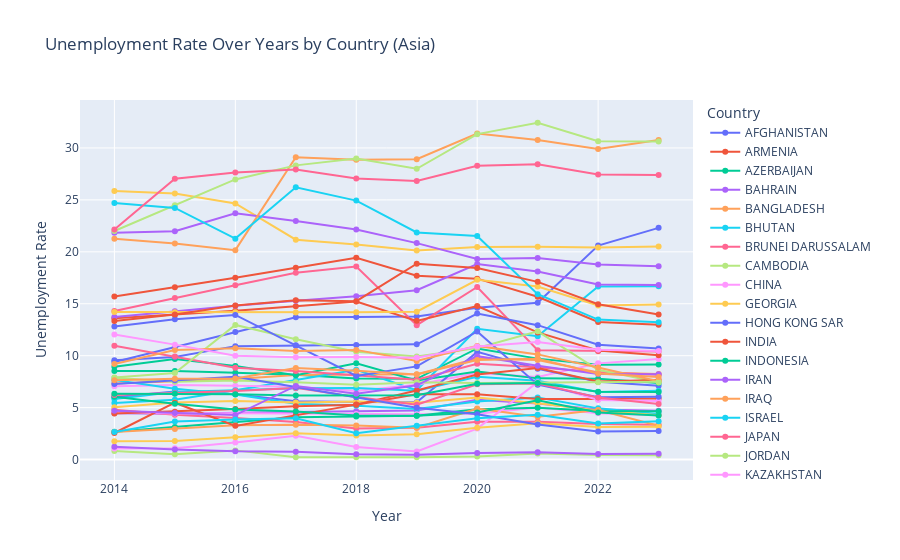

Here is the notebook cell this chart was saved with:
### Code cell
# Plotting Unemployment Rate Against Time for Every Country

# Filter Unemployment Rate columns
unemp_cols = [col for col in asia_mean_reset.columns if 'Unemployment Rate' in col]

# Reshape the DataFrame
unemp_long = asia_mean_reset.melt(id_vars=['Country'], 
                          value_vars=unemp_cols, 
                          var_name='Year', 
                          value_name='Unemployment Rate')

# Extract the year from the column name
unemp_long['Year'] = unemp_long['Year'].str.extract(r'\[(\d{4})\]').astype(int)

fig = px.line(unemp_long, x='Year', y='Unemployment Rate', color='Country',
              labels={'GDP Growth Rate': 'GDP Growth Rate (%)', 'Year': 'Year'},
              title='Unemployment Rate Over Years by Country (Asia)')

# Show the plot
fig.update_traces(mode='lines+markers')
fig.show()

# Insights: 
# Staggered levels of unemployment rates across different countries. Jordan, Iraq and Yemen are on the higher rates spectrum while Cambodia and Qatar are on the lower end. 
# Countries with higher unemployment may face challenges like conflict, limited industrial development, or reliance on informal sectors, while those with lower unemployment, 
# like Cambodia and Qatar, may benefit from strong economic growth, job creation.
# In Qatar’s case, a significant influx of foreign labor driving employment.

### Figure 1 — Plotly figure (JSON) as saved in the notebook; plotly's stock layout.template omitted (floating-point values rounded to 4 significant figures)
{"data": [{"hovertemplate": "Country=AFGHANISTAN<br>Year=%{x}<br>Unemployment Rate=%{y}<extra></extra>", "legendgroup": "AFGHANISTAN", "line": {"color": "#636efa", "dash": "solid"}, "marker": {"symbol": "circle"}, "mode": "lines+markers", "name": "AFGHANISTAN", "orientation": "v", "showlegend": true, "type": "scatter", "x": [2014, 2015, 2016, 2017, 2018, 2019, 2020, 2021, 2022, 2023], "xaxis": "x", "y": [9.396, 10.84, 12.28, 13.7, 13.73, 13.77, 14.62, 15.09, 20.6, 22.31], "yaxis": "y"}, {"hovertemplate": "Country=ARMENIA<br>Year=%{x}<br>Unemployment Rate=%{y}<extra></extra>", "legendgroup": "ARMENIA", "line": {"color": "#EF553B", "dash": "solid"}, "marker": {"symbol": "circle"}, "mode": "lines+markers", "name": "ARMENIA", "orientation": "v", "showlegend": true, "type": "scatter", "x": [2014, 2015, 2016, 2017, 2018, 2019, 2020, 2021, 2022, 2023], "xaxis": "x", "y": [15.7, 16.59, 17.5, 18.46, 19.43, 17.7, 17.42, 15.67, 13.25, 12.98], "yaxis": "y"}, {"hovertemplate": "Country=AZERBAIJAN<br>Year=%{x}<br>Unemployment Rate=%{y}<extra></extra>", "legendgroup": "AZERBAIJAN", "line": {"color": "#00cc96", "dash": "solid"}, "marker": {"symbol": "circle"}, "mode": "lines+markers", "name": "AZERBAIJAN", "orientation": "v", "showlegend": true, "type": "scatter", "x": [2014, 2015, 2016, 2017, 2018, 2019, 2020, 2021, 2022, 2023], "xaxis": "x", "y": [8.522, 8.528, 8.367, 8.17, 7.813, 7.775, 10.7, 9.718, 9.141, 9.149], "yaxis": "y"}, {"hovertemplate": "Country=BAHRAIN<br>Year=%{x}<br>Unemployment Rate=%{y}<extra></extra>", "legendgroup": "BAHRAIN", "line": {"color": "#ab63fa", "dash": "solid"}, "marker": {"symbol": "circle"}, "mode": "lines+markers", "name": "BAHRAIN", "orientation": "v", "showlegend": true, "type": "scatter", "x": [2014, 2015, 2016, 2017, 2018, 2019, 2020, 2021, 2022, 2023], "xaxis": "x", "y": [4.456, 4.41, 4.506, 4.589, 4.661, 4.724, 5.766, 5.399, 4.818, 4.71], "yaxis": "y"}, {"hovertemplate": "Country=BANGLADESH<br>Year=%{x}<br>Unemployment Rate=%{y}<extra></extra>", "legendgroup": "BANGLADESH", "line": {"color": "#FFA15A", "dash": "solid"}, "marker": {"symbol": "circle"}, "mode": "lines+markers", "name": "BANGLADESH", "orientation": "v", "showlegend": true, "type": "scatter", "x": [2014, 2015, 2016, 2017, 2018, 2019, 2020, 2021, 2022, 2023], "xaxis": "x", "y": [7.334, 7.554, 7.754, 8.141, 8.169, 8.211, 9.723, 9.593, 8.395, 8.242], "yaxis": "y"}, {"hovertemplate": "Country=BHUTAN<br>Year=%{x}<br>Unemployment Rate=%{y}<extra></extra>", "legendgroup": "BHUTAN", "line": {"color": "#19d3f3", "dash": "solid"}, "marker": {"symbol": "circle"}, "mode": "lines+markers", "name": "BHUTAN", "orientation": "v", "showlegend": true, "type": "scatter", "x": [2014, 2015, 2016, 2017, 2018, 2019, 2020, 2021, 2022, 2023], "xaxis": "x", "y": [5.444, 5.758, 6.681, 7.642, 8.641, 6.676, 12.6, 11.88, 16.66, 16.69], "yaxis": "y"}, {"hovertemplate": "Country=BRUNEI DARUSSALAM<br>Year=%{x}<br>Unemployment Rate=%{y}<extra></extra>", "legendgroup": "BRUNEI DARUSSALAM", "line": {"color": "#FF6692", "dash": "solid"}, "marker": {"symbol": "circle"}, "mode": "lines+markers", "name": "BRUNEI DARUSSALAM", "orientation": "v", "showlegend": true, "type": "scatter", "x": [2014, 2015, 2016, 2017, 2018, 2019, 2020, 2021, 2022, 2023], "xaxis": "x", "y": [14.31, 15.57, 16.79, 17.98, 18.58, 12.94, 16.61, 10.53, 10.44, 10.4], "yaxis": "y"}, {"hovertemplate": "Country=CAMBODIA<br>Year=%{x}<br>Unemployment Rate=%{y}<extra></extra>", "legendgroup": "CAMBODIA", "line": {"color": "#B6E880", "dash": "solid"}, "marker": {"symbol": "circle"}, "mode": "lines+markers", "name": "CAMBODIA", "orientation": "v", "showlegend": true, "type": "scatter", "x": [2014, 2015, 2016, 2017, 2018, 2019, 2020, 2021, 2022, 2023], "xaxis": "x", "y": [0.8193, 0.5242, 0.8855, 0.2295, 0.2263, 0.2245, 0.3008, 0.5875, 0.444, 0.4142], "yaxis": "y"}, {"hovertemplate": "Country=CHINA<br>Year=%{x}<br>Unemployment Rate=%{y}<extra></extra>", "legendgroup": "CHINA", "line": {"color": "#FF97FF", "dash": "solid"}, "marker": {"symbol": "circle"}, "mode": "lines+markers", "name": "CHINA", "orientation": "v", "showlegend": true, "type": "scatter", "x": [2014, 2015, 2016, 2017, 2018, 2019, 2020, 2021, 2022, 2023], "xaxis": "x", "y": [7.054, 7.173, 7.104, 7.011, 6.606, 7.197, 8.333, 7.953, 9.262, 9.691], "yaxis": "y"}, {"hovertemplate": "Country=GEORGIA<br>Year=%{x}<br>Unemployment Rate=%{y}<extra></extra>", "legendgroup": "GEORGIA", "line": {"color": "#FECB52", "dash": "solid"}, "marker": {"symbol": "circle"}, "mode": "lines+markers", "name": "GEORGIA", "orientation": "v", "showlegend": true, "type": "scatter", "x": [2014, 2015, 2016, 2017, 2018, 2019, 2020, 2021, 2022, 2023], "xaxis": "x", "y": [25.86, 25.62, 24.65, 21.17, 20.71, 20.12, 20.47, 20.49, 20.42, 20.51], "yaxis": "y"}, {"hovertemplate": "Country=HONG KONG SAR<br>Year=%{x}<br>Unemployment Rate=%{y}<extra></extra>", "legendgroup": "HONG KONG SAR", "line": {"color": "#636efa", "dash": "solid"}, "marker": {"symbol": "circle"}, "mode": "lines+markers", "name": "HONG KONG SAR", "orientation": "v", "showlegend": true, "type": "scatter", "x": [2014, 2015, 2016, 2017, 2018, 2019, 2020, 2021, 2022, 2023], "xaxis": "x", "y": [6.003, 6.566, 6.3, 5.62, 5.551, 5.517, 10.37, 8.739, 7.497, 7.11], "yaxis": "y"}, {"hovertemplate": "Country=INDIA<br>Year=%{x}<br>Unemployment Rate=%{y}<extra></extra>", "legendgroup": "INDIA", "line": {"color": "#EF553B", "dash": "solid"}, "marker": {"symbol": "circle"}, "mode": "lines+markers", "name": "INDIA", "orientation": "v", "showlegend": true, "type": "scatter", "x": [2014, 2015, 2016, 2017, 2018, 2019, 2020, 2021, 2022, 2023], "xaxis": "x", "y": [13.61, 13.95, 14.34, 14.76, 15.21, 13.36, 14.79, 12.24, 10.51, 10.05], "yaxis": "y"}, {"hovertemplate": "Country=INDONESIA<br>Year=%{x}<br>Unemployment Rate=%{y}<extra></extra>", "legendgroup": "INDONESIA", "line": {"color": "#00cc96", "dash": "solid"}, "marker": {"symbol": "circle"}, "mode": "lines+markers", "name": "INDONESIA", "orientation": "v", "showlegend": true, "type": "scatter", "x": [2014, 2015, 2016, 2017, 2018, 2019, 2020, 2021, 2022, 2023], "xaxis": "x", "y": [8.926, 9.676, 9.017, 8.128, 9.278, 7.624, 8.486, 7.818, 7.787, 7.367], "yaxis": "y"}, {"hovertemplate": "Country=IRAN<br>Year=%{x}<br>Unemployment Rate=%{y}<extra></extra>", "legendgroup": "IRAN", "line": {"color": "#ab63fa", "dash": "solid"}, "marker": {"symbol": "circle"}, "mode": "lines+markers", "name": "IRAN", "orientation": "v", "showlegend": true, "type": "scatter", "x": [2014, 2015, 2016, 2017, 2018, 2019, 2020, 2021, 2022, 2023], "xaxis": "x", "y": [21.84, 21.98, 23.71, 22.97, 22.15, 20.84, 19.32, 19.41, 18.77, 18.61], "yaxis": "y"}, {"hovertemplate": "Country=IRAQ<br>Year=%{x}<br>Unemployment Rate=%{y}<extra></extra>", "legendgroup": "IRAQ", "line": {"color": "#FFA15A", "dash": "solid"}, "marker": {"symbol": "circle"}, "mode": "lines+markers", "name": "IRAQ", "orientation": "v", "showlegend": true, "type": "scatter", "x": [2014, 2015, 2016, 2017, 2018, 2019, 2020, 2021, 2022, 2023], "xaxis": "x", "y": [21.27, 20.79, 20.16, 29.1, 28.88, 28.92, 31.39, 30.76, 29.91, 30.76], "yaxis": "y"}, {"hovertemplate": "Country=ISRAEL<br>Year=%{x}<br>Unemployment Rate=%{y}<extra></extra>", "legendgroup": "ISRAEL", "line": {"color": "#19d3f3", "dash": "solid"}, "marker": {"symbol": "circle"}, "mode": "lines+markers", "name": "ISRAEL", "orientation": "v", "showlegend": true, "type": "scatter", "x": [2014, 2015, 2016, 2017, 2018, 2019, 2020, 2021, 2022, 2023], "xaxis": "x", "y": [7.667, 6.819, 6.265, 5.373, 5.191, 4.876, 5.602, 5.974, 4.93, 4.378], "yaxis": "y"}, {"hovertemplate": "Country=JAPAN<br>Year=%{x}<br>Unemployment Rate=%{y}<extra></extra>", "legendgroup": "JAPAN", "line": {"color": "#FF6692", "dash": "solid"}, "marker": {"symbol": "circle"}, "mode": "lines+markers", "name": "JAPAN", "orientation": "v", "showlegend": true, "type": "scatter", "x": [2014, 2015, 2016, 2017, 2018, 2019, 2020, 2021, 2022, 2023], "xaxis": "x", "y": [4.807, 4.319, 4.012, 3.621, 3.002, 3.058, 3.643, 3.633, 3.417, 3.345], "yaxis": "y"}, {"hovertemplate": "Country=JORDAN<br>Year=%{x}<br>Unemployment Rate=%{y}<extra></extra>", "legendgroup": "JORDAN", "line": {"color": "#B6E880", "dash": "solid"}, "marker": {"symbol": "circle"}, "mode": "lines+markers", "name": "JORDAN", "orientation": "v", "showlegend": true, "type": "scatter", "x": [2014, 2015, 2016, 2017, 2018, 2019, 2020, 2021, 2022, 2023], "xaxis": "x", "y": [22.01, 24.49, 26.97, 28.32, 28.99, 28.0, 31.33, 32.43, 30.64, 30.62], "yaxis": "y"}, {"hovertemplate": "Country=KAZAKHSTAN<br>Year=%{x}<br>Unemployment Rate=%{y}<extra></extra>", "legendgroup": "KAZAKHSTAN", "line": {"color": "#FF97FF", "dash": "solid"}, "marker": {"symbol": "circle"}, "mode": "lines+markers", "name": "KAZAKHSTAN", "orientation": "v", "showlegend": true, "type": "scatter", "x": [2014, 2015, 2016, 2017, 2018, 2019, 2020, 2021, 2022, 2023], "xaxis": "x", "y": [4.548, 4.437, 4.47, 4.424, 4.396, 4.372, 4.418, 5.009, 4.462, 4.264], "yaxis": "y"}, {"hovertemplate": "Country=KOREA, REPUBLIC OF<br>Year=%{x}<br>Unemployment Rate=%{y}<extra></extra>", "legendgroup": "KOREA, REPUBLIC OF", "line": {"color": "#FECB52", "dash": "solid"}, "marker": {"symbol": "circle"}, "mode": "lines+markers", "name": "KOREA, REPUBLIC OF", "orientation": "v", "showlegend": true, "type": "scatter", "x": [2014, 2015, 2016, 2017, 2018, 2019, 2020, 2021, 2022, 2023], "xaxis": "x", "y": [5.042, 5.5, 5.636, 5.496, 5.602, 5.475, 5.976, 5.425, 4.723, 4.258], "yaxis": "y"}, {"hovertemplate": "Country=KUWAIT<br>Year=%{x}<br>Unemployment Rate=%{y}<extra></extra>", "legendgroup": "KUWAIT", "line": {"color": "#636efa", "dash": "solid"}, "marker": {"symbol": "circle"}, "mode": "lines+markers", "name": "KUWAIT", "orientation": "v", "showlegend": true, "type": "scatter", "x": [2014, 2015, 2016, 2017, 2018, 2019, 2020, 2021, 2022, 2023], "xaxis": "x", "y": [9.556, 9.881, 10.92, 10.97, 11.03, 11.1, 14.06, 12.94, 11.06, 10.7], "yaxis": "y"}, {"hovertemplate": "Country=KYRGYZSTAN<br>Year=%{x}<br>Unemployment Rate=%{y}<extra></extra>", "legendgroup": "KYRGYZSTAN", "line": {"color": "#EF553B", "dash": "solid"}, "marker": {"symbol": "circle"}, "mode": "lines+markers", "name": "KYRGYZSTAN", "orientation": "v", "showlegend": true, "type": "scatter", "x": [2014, 2015, 2016, 2017, 2018, 2019, 2020, 2021, 2022, 2023], "xaxis": "x", "y": [4.428, 4.612, 4.865, 5.14, 5.283, 6.293, 6.3, 5.839, 5.822, 5.883], "yaxis": "y"}, {"hovertemplate": "Country=LAO P.D.R.<br>Year=%{x}<br>Unemployment Rate=%{y}<extra></extra>", "legendgroup": "LAO P.D.R.", "line": {"color": "#00cc96", "dash": "solid"}, "marker": {"symbol": "circle"}, "mode": "lines+markers", "name": "LAO P.D.R.", "orientation": "v", "showlegend": true, "type": "scatter", "x": [2014, 2015, 2016, 2017, 2018, 2019, 2020, 2021, 2022, 2023], "xaxis": "x", "y": [2.676, 3.133, 3.607, 4.084, 4.149, 4.228, 4.836, 4.998, 4.674, 4.654], "yaxis": "y"}, {"hovertemplate": "Country=LEBANON<br>Year=%{x}<br>Unemployment Rate=%{y}<extra></extra>", "legendgroup": "LEBANON", "line": {"color": "#ab63fa", "dash": "solid"}, "marker": {"symbol": "circle"}, "mode": "lines+markers", "name": "LEBANON", "orientation": "v", "showlegend": true, "type": "scatter", "x": [2014, 2015, 2016, 2017, 2018, 2019, 2020, 2021, 2022, 2023], "xaxis": "x", "y": [13.73, 14.27, 14.8, 15.29, 15.73, 16.3, 18.83, 18.1, 16.87, 16.81], "yaxis": "y"}, {"hovertemplate": "Country=MACAO SAR<br>Year=%{x}<br>Unemployment Rate=%{y}<extra></extra>", "legendgroup": "MACAO SAR", "line": {"color": "#FFA15A", "dash": "solid"}, "marker": {"symbol": "circle"}, "mode": "lines+markers", "name": "MACAO SAR", "orientation": "v", "showlegend": true, "type": "scatter", "x": [2014, 2015, 2016, 2017, 2018, 2019, 2020, 2021, 2022, 2023], "xaxis": "x", "y": [2.645, 2.946, 3.299, 3.359, 3.285, 3.068, 4.918, 4.133, 4.774, 3.257], "yaxis": "y"}, {"hovertemplate": "Country=MALAYSIA<br>Year=%{x}<br>Unemployment Rate=%{y}<extra></extra>", "legendgroup": "MALAYSIA", "line": {"color": "#19d3f3", "dash": "solid"}, "marker": {"symbol": "circle"}, "mode": "lines+markers", "name": "MALAYSIA", "orientation": "v", "showlegend": true, "type": "scatter", "x": [2014, 2015, 2016, 2017, 2018, 2019, 2020, 2021, 2022, 2023], "xaxis": "x", "y": [5.838, 6.515, 6.664, 6.871, 6.902, 6.63, 7.977, 7.598, 6.497, 6.634], "yaxis": "y"}, {"hovertemplate": "Country=MALDIVES<br>Year=%{x}<br>Unemployment Rate=%{y}<extra></extra>", "legendgroup": "MALDIVES", "line": {"color": "#FF6692", "dash": "solid"}, "marker": {"symbol": "circle"}, "mode": "lines+markers", "name": "MALDIVES", "orientation": "v", "showlegend": true, "type": "scatter", "x": [2014, 2015, 2016, 2017, 2018, 2019, 2020, 2021, 2022, 2023], "xaxis": "x", "y": [10.96, 9.928, 8.848, 8.524, 8.132, 7.692, 9.219, 8.896, 8.415, 8.172], "yaxis": "y"}, {"hovertemplate": "Country=MONGOLIA<br>Year=%{x}<br>Unemployment Rate=%{y}<extra></extra>", "legendgroup": "MONGOLIA", "line": {"color": "#B6E880", "dash": "solid"}, "marker": {"symbol": "circle"}, "mode": "lines+markers", "name": "MONGOLIA", "orientation": "v", "showlegend": true, "type": "scatter", "x": [2014, 2015, 2016, 2017, 2018, 2019, 2020, 2021, 2022, 2023], "xaxis": "x", "y": [7.895, 8.328, 12.96, 11.59, 10.39, 9.923, 10.74, 12.34, 8.649, 7.431], "yaxis": "y"}, {"hovertemplate": "Country=MYANMAR<br>Year=%{x}<br>Unemployment Rate=%{y}<extra></extra>", "legendgroup": "MYANMAR", "line": {"color": "#FF97FF", "dash": "solid"}, "marker": {"symbol": "circle"}, "mode": "lines+markers", "name": "MYANMAR", "orientation": "v", "showlegend": true, "type": "scatter", "x": [2014, 2015, 2016, 2017, 2018, 2019, 2020, 2021, 2022, 2023], "xaxis": "x", "y": [1.063, 1.084, 1.653, 2.295, 1.218, 0.7768, 2.982, 7.454, 5.735, 5.645], "yaxis": "y"}, {"hovertemplate": "Country=NEPAL<br>Year=%{x}<br>Unemployment Rate=%{y}<extra></extra>", "legendgroup": "NEPAL", "line": {"color": "#FECB52", "dash": "solid"}, "marker": {"symbol": "circle"}, "mode": "lines+markers", "name": "NEPAL", "orientation": "v", "showlegend": true, "type": "scatter", "x": [2014, 2015, 2016, 2017, 2018, 2019, 2020, 2021, 2022, 2023], "xaxis": "x", "y": [14.21, 14.19, 14.17, 14.17, 14.19, 14.24, 17.3, 16.66, 14.85, 14.93], "yaxis": "y"}, {"hovertemplate": "Country=OMAN<br>Year=%{x}<br>Unemployment Rate=%{y}<extra></extra>", "legendgroup": "OMAN", "line": {"color": "#636efa", "dash": "solid"}, "marker": {"symbol": "circle"}, "mode": "lines+markers", "name": "OMAN", "orientation": "v", "showlegend": true, "type": "scatter", "x": [2014, 2015, 2016, 2017, 2018, 2019, 2020, 2021, 2022, 2023], "xaxis": "x", "y": [12.8, 13.51, 13.92, 11.01, 8.058, 8.974, 12.34, 7.211, 6.0, 6.054], "yaxis": "y"}, {"hovertemplate": "Country=PAKISTAN<br>Year=%{x}<br>Unemployment Rate=%{y}<extra></extra>", "legendgroup": "PAKISTAN", "line": {"color": "#EF553B", "dash": "solid"}, "marker": {"symbol": "circle"}, "mode": "lines+markers", "name": "PAKISTAN", "orientation": "v", "showlegend": true, "type": "scatter", "x": [2014, 2015, 2016, 2017, 2018, 2019, 2020, 2021, 2022, 2023], "xaxis": "x", "y": [2.558, 5.476, 3.245, 4.27, 5.291, 6.643, 8.188, 8.806, 7.51, 7.67], "yaxis": "y"}, {"hovertemplate": "Country=PHILIPPINES<br>Year=%{x}<br>Unemployment Rate=%{y}<extra></extra>", "legendgroup": "PHILIPPINES", "line": {"color": "#00cc96", "dash": "solid"}, "marker": {"symbol": "circle"}, "mode": "lines+markers", "name": "PHILIPPINES", "orientation": "v", "showlegend": true, "type": "scatter", "x": [2014, 2015, 2016, 2017, 2018, 2019, 2020, 2021, 2022, 2023], "xaxis": "x", "y": [6.055, 5.375, 4.814, 4.64, 4.252, 4.228, 4.541, 5.722, 4.535, 4.251], "yaxis": "y"}, {"hovertemplate": "Country=QATAR<br>Year=%{x}<br>Unemployment Rate=%{y}<extra></extra>", "legendgroup": "QATAR", "line": {"color": "#ab63fa", "dash": "solid"}, "marker": {"symbol": "circle"}, "mode": "lines+markers", "name": "QATAR", "orientation": "v", "showlegend": true, "type": "scatter", "x": [2014, 2015, 2016, 2017, 2018, 2019, 2020, 2021, 2022, 2023], "xaxis": "x", "y": [1.231, 0.9685, 0.7977, 0.7642, 0.5245, 0.4683, 0.6295, 0.71, 0.5405, 0.5527], "yaxis": "y"}, {"hovertemplate": "Country=RUSSIAN FEDERATION<br>Year=%{x}<br>Unemployment Rate=%{y}<extra></extra>", "legendgroup": "RUSSIAN FEDERATION", "line": {"color": "#FFA15A", "dash": "solid"}, "marker": {"symbol": "circle"}, "mode": "lines+markers", "name": "RUSSIAN FEDERATION", "orientation": "v", "showlegend": true, "type": "scatter", "x": [2014, 2015, 2016, 2017, 2018, 2019, 2020, 2021, 2022, 2023], "xaxis": "x", "y": [9.195, 10.54, 10.71, 10.44, 10.56, 9.489, 10.95, 10.13, 8.859, 7.54], "yaxis": "y"}, {"hovertemplate": "Country=SAUDI ARABIA<br>Year=%{x}<br>Unemployment Rate=%{y}<extra></extra>", "legendgroup": "SAUDI ARABIA", "line": {"color": "#19d3f3", "dash": "solid"}, "marker": {"symbol": "circle"}, "mode": "lines+markers", "name": "SAUDI ARABIA", "orientation": "v", "showlegend": true, "type": "scatter", "x": [2014, 2015, 2016, 2017, 2018, 2019, 2020, 2021, 2022, 2023], "xaxis": "x", "y": [24.71, 24.23, 21.27, 26.22, 24.93, 21.87, 21.53, 15.92, 13.48, 13.22], "yaxis": "y"}, {"hovertemplate": "Country=SINGAPORE<br>Year=%{x}<br>Unemployment Rate=%{y}<extra></extra>", "legendgroup": "SINGAPORE", "line": {"color": "#FF6692", "dash": "solid"}, "marker": {"symbol": "circle"}, "mode": "lines+markers", "name": "SINGAPORE", "orientation": "v", "showlegend": true, "type": "scatter", "x": [2014, 2015, 2016, 2017, 2018, 2019, 2020, 2021, 2022, 2023], "xaxis": "x", "y": [6.224, 6.389, 6.591, 6.902, 6.029, 5.285, 7.245, 7.325, 5.966, 5.348], "yaxis": "y"}, {"hovertemplate": "Country=TAIWAN, CHINA<br>Year=%{x}<br>Unemployment Rate=%{y}<extra></extra>", "legendgroup": "TAIWAN, CHINA", "line": {"color": "#B6E880", "dash": "solid"}, "marker": {"symbol": "circle"}, "mode": "lines+markers", "name": "TAIWAN, CHINA", "orientation": "v", "showlegend": true, "type": "scatter", "x": [2014, 2015, 2016, 2017, 2018, 2019, 2020, 2021, 2022, 2023], "xaxis": "x", "y": [7.878, 7.494, 7.618, 7.446, 7.192, 7.445, 7.367, 7.389, 7.452, 7.498], "yaxis": "y"}, {"hovertemplate": "Country=TAJIKISTAN<br>Year=%{x}<br>Unemployment Rate=%{y}<extra></extra>", "legendgroup": "TAJIKISTAN", "line": {"color": "#FF97FF", "dash": "solid"}, "marker": {"symbol": "circle"}, "mode": "lines+markers", "name": "TAJIKISTAN", "orientation": "v", "showlegend": true, "type": "scatter", "x": [2014, 2015, 2016, 2017, 2018, 2019, 2020, 2021, 2022, 2023], "xaxis": "x", "y": [12.04, 11.07, 9.996, 9.854, 9.871, 9.811, 10.88, 11.32, 10.58, 10.45], "yaxis": "y"}, {"hovertemplate": "Country=THAILAND<br>Year=%{x}<br>Unemployment Rate=%{y}<extra></extra>", "legendgroup": "THAILAND", "line": {"color": "#FECB52", "dash": "solid"}, "marker": {"symbol": "circle"}, "mode": "lines+markers", "name": "THAILAND", "orientation": "v", "showlegend": true, "type": "scatter", "x": [2014, 2015, 2016, 2017, 2018, 2019, 2020, 2021, 2022, 2023], "xaxis": "x", "y": [1.775, 1.798, 2.149, 2.542, 2.323, 2.449, 3.062, 3.497, 3.135, 3.165], "yaxis": "y"}, {"hovertemplate": "Country=TIMOR-LESTE<br>Year=%{x}<br>Unemployment Rate=%{y}<extra></extra>", "legendgroup": "TIMOR-LESTE", "line": {"color": "#636efa", "dash": "solid"}, "marker": {"symbol": "circle"}, "mode": "lines+markers", "name": "TIMOR-LESTE", "orientation": "v", "showlegend": true, "type": "scatter", "x": [2014, 2015, 2016, 2017, 2018, 2019, 2020, 2021, 2022, 2023], "xaxis": "x", "y": [7.28, 7.637, 7.974, 6.986, 5.999, 4.979, 4.372, 3.372, 2.705, 2.742], "yaxis": "y"}, {"hovertemplate": "Country=TURKEY<br>Year=%{x}<br>Unemployment Rate=%{y}<extra></extra>", "legendgroup": "TURKEY", "line": {"color": "#EF553B", "dash": "solid"}, "marker": {"symbol": "circle"}, "mode": "lines+markers", "name": "TURKEY", "orientation": "v", "showlegend": true, "type": "scatter", "x": [2014, 2015, 2016, 2017, 2018, 2019, 2020, 2021, 2022, 2023], "xaxis": "x", "y": [13.35, 13.97, 14.83, 15.34, 15.25, 18.86, 18.45, 17.11, 14.96, 13.96], "yaxis": "y"}, {"hovertemplate": "Country=TURKMENISTAN<br>Year=%{x}<br>Unemployment Rate=%{y}<extra></extra>", "legendgroup": "TURKMENISTAN", "line": {"color": "#00cc96", "dash": "solid"}, "marker": {"symbol": "circle"}, "mode": "lines+markers", "name": "TURKMENISTAN", "orientation": "v", "showlegend": true, "type": "scatter", "x": [2014, 2015, 2016, 2017, 2018, 2019, 2020, 2021, 2022, 2023], "xaxis": "x", "y": [6.347, 6.329, 6.285, 6.158, 6.176, 6.189, 7.306, 7.362, 6.54, 6.505], "yaxis": "y"}, {"hovertemplate": "Country=UNITED ARAB EMIRATES<br>Year=%{x}<br>Unemployment Rate=%{y}<extra></extra>", "legendgroup": "UNITED ARAB EMIRATES", "line": {"color": "#ab63fa", "dash": "solid"}, "marker": {"symbol": "circle"}, "mode": "lines+markers", "name": "UNITED ARAB EMIRATES", "orientation": "v", "showlegend": true, "type": "scatter", "x": [2014, 2015, 2016, 2017, 2018, 2019, 2020, 2021, 2022, 2023], "xaxis": "x", "y": [4.7, 4.488, 4.289, 7.092, 6.336, 7.15, 9.958, 9.03, 8.248, 8.223], "yaxis": "y"}, {"hovertemplate": "Country=UZBEKISTAN<br>Year=%{x}<br>Unemployment Rate=%{y}<extra></extra>", "legendgroup": "UZBEKISTAN", "line": {"color": "#FFA15A", "dash": "solid"}, "marker": {"symbol": "circle"}, "mode": "lines+markers", "name": "UZBEKISTAN", "orientation": "v", "showlegend": true, "type": "scatter", "x": [2014, 2015, 2016, 2017, 2018, 2019, 2020, 2021, 2022, 2023], "xaxis": "x", "y": [7.637, 7.778, 7.81, 8.815, 8.544, 8.198, 9.577, 9.708, 8.284, 7.96], "yaxis": "y"}, {"hovertemplate": "Country=VIETNAM<br>Year=%{x}<br>Unemployment Rate=%{y}<extra></extra>", "legendgroup": "VIETNAM", "line": {"color": "#19d3f3", "dash": "solid"}, "marker": {"symbol": "circle"}, "mode": "lines+markers", "name": "VIETNAM", "orientation": "v", "showlegend": true, "type": "scatter", "x": [2014, 2015, 2016, 2017, 2018, 2019, 2020, 2021, 2022, 2023], "xaxis": "x", "y": [2.658, 3.66, 3.866, 3.987, 2.545, 3.26, 3.968, 4.306, 3.463, 3.683], "yaxis": "y"}, {"hovertemplate": "Country=YEMEN<br>Year=%{x}<br>Unemployment Rate=%{y}<extra></extra>", "legendgroup": "YEMEN", "line": {"color": "#FF6692", "dash": "solid"}, "marker": {"symbol": "circle"}, "mode": "lines+markers", "name": "YEMEN", "orientation": "v", "showlegend": true, "type": "scatter", "x": [2014, 2015, 2016, 2017, 2018, 2019, 2020, 2021, 2022, 2023], "xaxis": "x", "y": [22.15, 27.03, 27.63, 27.93, 27.06, 26.83, 28.29, 28.43, 27.44, 27.4], "yaxis": "y"}], "layout": {"legend": {"title": {"text": "Country"}, "tracegroupgap": 0}, "title": {"text": "Unemployment Rate Over Years by Country (Asia)"}, "xaxis": {"anchor": "y", "domain": [0, 1], "title": {"text": "Year"}}, "yaxis": {"anchor": "x", "domain": [0, 1], "title": {"text": "Unemployment Rate"}}}}
